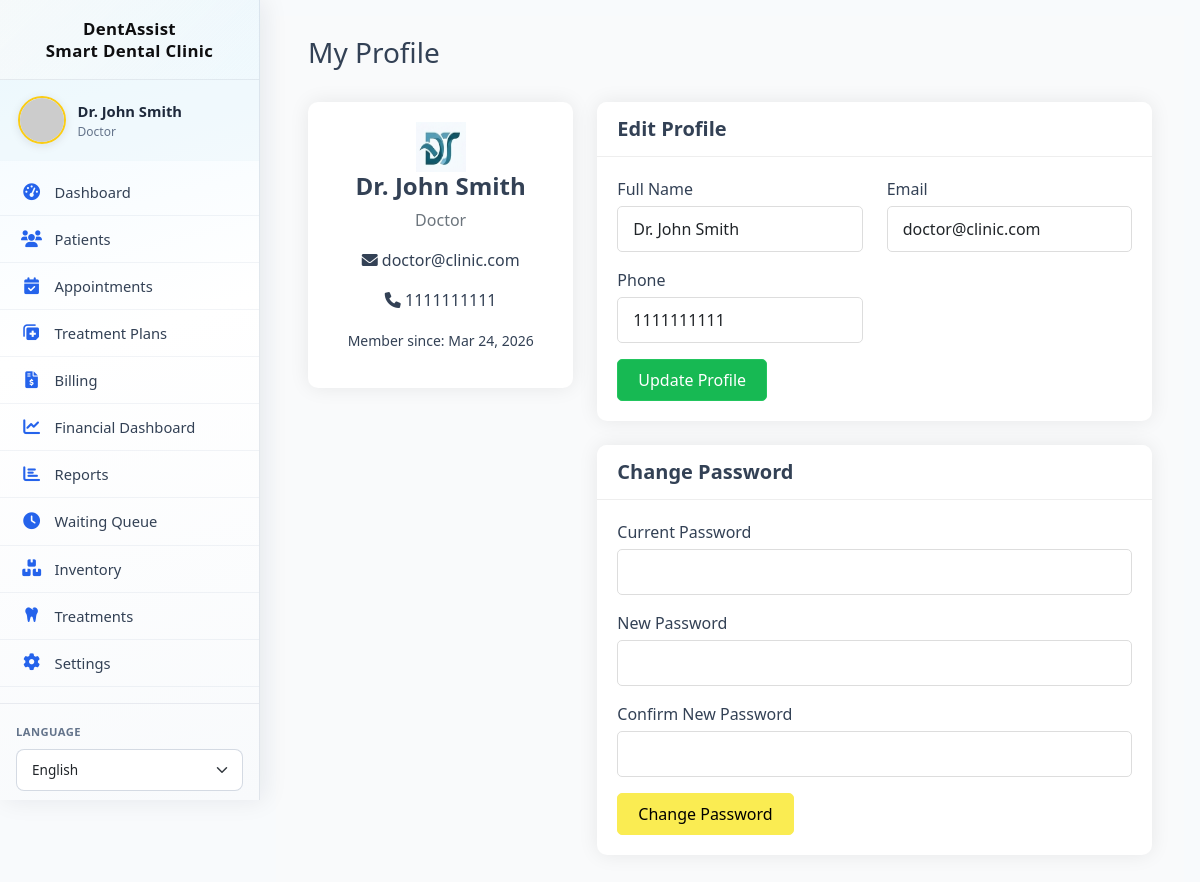
The app's page /profile.php (signed in) with its own data.
### tables this page shows
CREATE TABLE `users` (
  `id` int(11) NOT NULL,
  `username` varchar(191) NOT NULL,
  `email` varchar(191) NOT NULL,
  `password_hash` varchar(255) NOT NULL,
  `full_name` varchar(100) NOT NULL,
  `role` enum('doctor','assistant','patient') NOT NULL,
  `is_admin` tinyint(1) NOT NULL DEFAULT 0,
  `phone` varchar(20) DEFAULT NULL,
  `profile_image` varchar(255) DEFAULT NULL,
  `created_at` timestamp NOT NULL DEFAULT current_timestamp(),
  `updated_at` timestamp NOT NULL DEFAULT current_timestamp() ON UPDATE current_timestamp(),
  `is_active` tinyint(1) DEFAULT 1,
  `last_login` timestamp NULL DEFAULT NULL
);

### includes/db.php (called while the page is built, shortened)
<?php
class Database {
    private $host = DB_HOST;
    private $user = DB_USER;
    private $pass = DB_PASS;
    private $dbname = DB_NAME;
    private $conn;
    private static $instance = null;
    private function __construct() {
        try {
            $this->conn = new mysqli($this->host, $this->user, $this->pass, $this->dbname);
            $this->conn->set_charset("utf8mb4");
        } catch (Exception $e) {
            die("Database connection error: " . $e->getMessage());
        }
    }
    public static function getInstance() {
        if (self::$instance == null) {
            self::$instance = new Database();
        }
        return self::$instance;
    }
    public function query($sql, $params = [], $types = "") {
        $stmt = $this->conn->prepare($sql);
        if (!empty($params)) {
            if (empty($types)) {
                $types = $this->determineTypes($params);
            }
            $stmt->bind_param($types, ...$params);
        }
        if (!$stmt->execute()) {
            $err = $stmt->error ?: $this->conn->error;
            throw new Exception('Query failed: ' . $err);
        }
        return $stmt;
    }
    private function determineTypes($params) {
        $types = '';
        foreach ($params as $param) {
            if (is_int($param)) {
                $types .= 'i';
            } elseif (is_float($param)) {
                $types .= 'd';
            } elseif (is_string($param)) {
                $types .= 's';
            } else {
                $types .= 'b';
            }
        }
        return $types;
    }
    public function fetchOne($sql, $params = [], $types = "") {
        $stmt = $this->query($sql, $params, $types);
        $result = $stmt->get_result();
        if ($result && $result->num_rows > 0) {
            return $result->fetch_assoc();
        }
        return null;
    }
}
?>

### includes/auth.php (called while the page is built, shortened)
<?php
require_once __DIR__ . '/db.php';
class Auth
{
    public static function userId()
    {
        return $_SESSION['user_id'] ?? null;
    }
}

### includes/functions.php (called while the page is built, shortened)
<?php
require_once __DIR__ . '/db.php';
require_once __DIR__ . '/auth.php';
function formatDate($date, $format = 'M d, Y')
{
    $s = trim((string) $date);
    try {
        $dateObj = new DateTime($date);
        $y = (int) $dateObj->format('Y');
        return $dateObj->format($format);
    } catch (Exception $e) {
        return 'Not set';
    }
}

### profile.php (the view, shortened to what this page needs)
<?php
require_once 'includes/db.php';
require_once 'includes/auth.php';
require_once 'includes/functions.php';
$db = Database::getInstance();
$userId = Auth::userId();
$user = $db->fetchOne("SELECT * FROM users WHERE id = ?", [$userId], "i");
include 'layouts/header.php';
?>
<div class="container-fluid">
    <div class="d-flex justify-content-between align-items-center mb-4">
        <h1 class="h3">My Profile</h1>
    </div>
    <div class="row">
        <div class="col-md-4">
            <div class="card">
                <div class="card-body text-center">
                    <img src="/Dental/assets/images/logo.png"
                        alt="App Logo"
                        width="50"
                        height="50">
                    <h4><?php echo htmlspecialchars($user['full_name']); ?></h4>
                    <p class="text-muted"><?php echo ucfirst($user['role']); ?></p>
                    <p><i class="fas fa-envelope"></i> <?php echo $user['email']; ?></p>
                    <p><i class="fas fa-phone"></i> <?php echo $user['phone'] ?? 'Not provided'; ?></p>
                    <p><small>Member since: <?php echo formatDate($user['created_at']); ?></small></p>
                </div>
            </div>
        </div>
        <div class="col-md-8">
            <div class="card mb-4">
                <div class="card-header">
                    <h5 class="card-title mb-0">Edit Profile</h5>
                </div>
                <div class="card-body">
                    <form method="POST" action="api/profile.php" data-api="api/profile.php" data-message-target="#message">
                        <div class="row">
                            <div class="col-md-6 mb-3">
                                <label class="form-label">Full Name</label>
                                <input type="text" class="form-control" name="full_name" value="<?php echo htmlspecialchars($user['full_name']); ?>" required>
                            </div>
                            <div class="col-md-6 mb-3">
                                <label class="form-label">Email</label>
                                <input type="email" class="form-control" name="email" value="<?php echo $user['email']; ?>" required>
                            </div>
                            <div class="col-md-6 mb-3">
                                <label class="form-label">Phone</label>
                                <input type="text" class="form-control" name="phone" value="<?php echo $user['phone']; ?>">
                            </div>
                        </div>
                        <button type="submit" name="update_profile" class="btn btn-primary">Update Profile</button>
                    </form>
                </div>
            </div>
            <div class="card">
                <div class="card-header">
                    <h5 class="card-title mb-0">Change Password</h5>
                </div>
                <div class="card-body">
                    <form method="POST" action="api/profile.php" data-api="api/profile.php" data-message-target="#message">
                        <div class="mb-3">
                            <label class="form-label">Current Password</label>
                            <input type="password" class="form-control" name="current_password" required>
                        </div>
                        <div class="mb-3">
                            <label class="form-label">New Password</label>
                            <input type="password" class="form-control" name="new_password" required>
                        </div>
                        <div class="mb-3">
                            <label class="form-label">Confirm New Password</label>
                            <input type="password" class="form-control" name="confirm_password" required>
                        </div>
                        <button type="submit" name="change_password" class="btn btn-warning">Change Password</button>
                    </form>
                </div>
            </div>
        </div>
    </div>
</div>
<?php include 'layouts/footer.php'; ?>

### records on screen
users: full_name "Dr. John Smith", role "Doctor", email "doctor@clinic.com", phone "1111111111", created_at "Mar 24, 2026"

### other values on screen
SITE_NAME "DentAssist Smart Dental Clinic"
$_SESSION['full_name'] "Dr. John Smith"
$role "Doctor"
__('dashboard', 'Dashboard') "Dashboard"
__('patients', 'Patients') "Patients"
__('appointments', 'Appointments') "Appointments"
__('treatment_plans', 'Treatment Plans') "Treatment Plans"
__('billing', 'Billing') "Billing"
__('financial_dashboard', 'Financial Dashboard') "Financial Dashboard"
__('reports', 'Reports') "Reports"
__('queue', 'Waiting Queue') "Waiting Queue"
__('inventory', 'Inventory') "Inventory"
__('treatments', 'Treatments') "Treatments"
__('settings', 'Settings') "Settings"
__('language', 'Language') "LANGUAGE"
